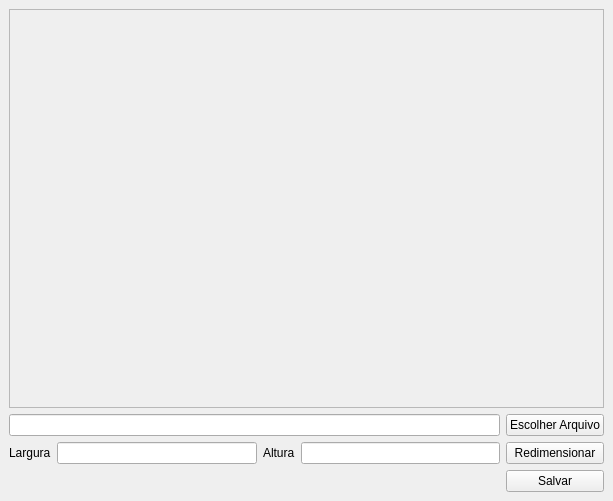
<?xml version="1.0" encoding="UTF-8"?>
<ui version="4.0">
 <class>MainWindow</class>
 <widget class="QMainWindow" name="MainWindow">
  <property name="geometry">
   <rect>
    <x>0</x>
    <y>0</y>
    <width>613</width>
    <height>501</height>
   </rect>
  </property>
  <property name="windowTitle">
   <string>Redimensioar imagem</string>
  </property>
  <widget class="QWidget" name="centralwidget">
   <layout class="QGridLayout" name="gridLayout">
    <item row="2" column="2">
     <widget class="QLabel" name="label_2">
      <property name="text">
       <string>Altura</string>
      </property>
     </widget>
    </item>
    <item row="2" column="1">
     <widget class="QLineEdit" name="inputLargura"/>
    </item>
    <item row="2" column="3">
     <widget class="QLineEdit" name="inputAltura"/>
    </item>
    <item row="2" column="4">
     <widget class="QPushButton" name="btnRedimensionar">
      <property name="text">
       <string>Redimensionar</string>
      </property>
     </widget>
    </item>
    <item row="2" column="0">
     <widget class="QLabel" name="label">
      <property name="text">
       <string>Largura</string>
      </property>
     </widget>
    </item>
    <item row="3" column="4">
     <widget class="QPushButton" name="btnSalvar">
      <property name="text">
       <string>Salvar</string>
      </property>
     </widget>
    </item>
    <item row="0" column="0" colspan="5">
     <widget class="QScrollArea" name="scrollArea">
      <property name="widgetResizable">
       <bool>true</bool>
      </property>
      <widget class="QWidget" name="scrollAreaWidgetContents">
       <property name="geometry">
        <rect>
         <x>0</x>
         <y>0</y>
         <width>593</width>
         <height>394</height>
        </rect>
       </property>
       <layout class="QGridLayout" name="gridLayout_2">
        <item row="0" column="0">
         <widget class="QLabel" name="lblImg">
          <property name="text">
           <string/>
          </property>
         </widget>
        </item>
       </layout>
      </widget>
     </widget>
    </item>
    <item row="1" column="4">
     <widget class="QPushButton" name="btnEscolherArquivo">
      <property name="text">
       <string>Escolher Arquivo</string>
      </property>
     </widget>
    </item>
    <item row="1" column="0" colspan="4">
     <widget class="QLineEdit" name="inputAbrirArquivo"/>
    </item>
   </layout>
  </widget>
 </widget>
 <resources/>
 <connections/>
</ui>
